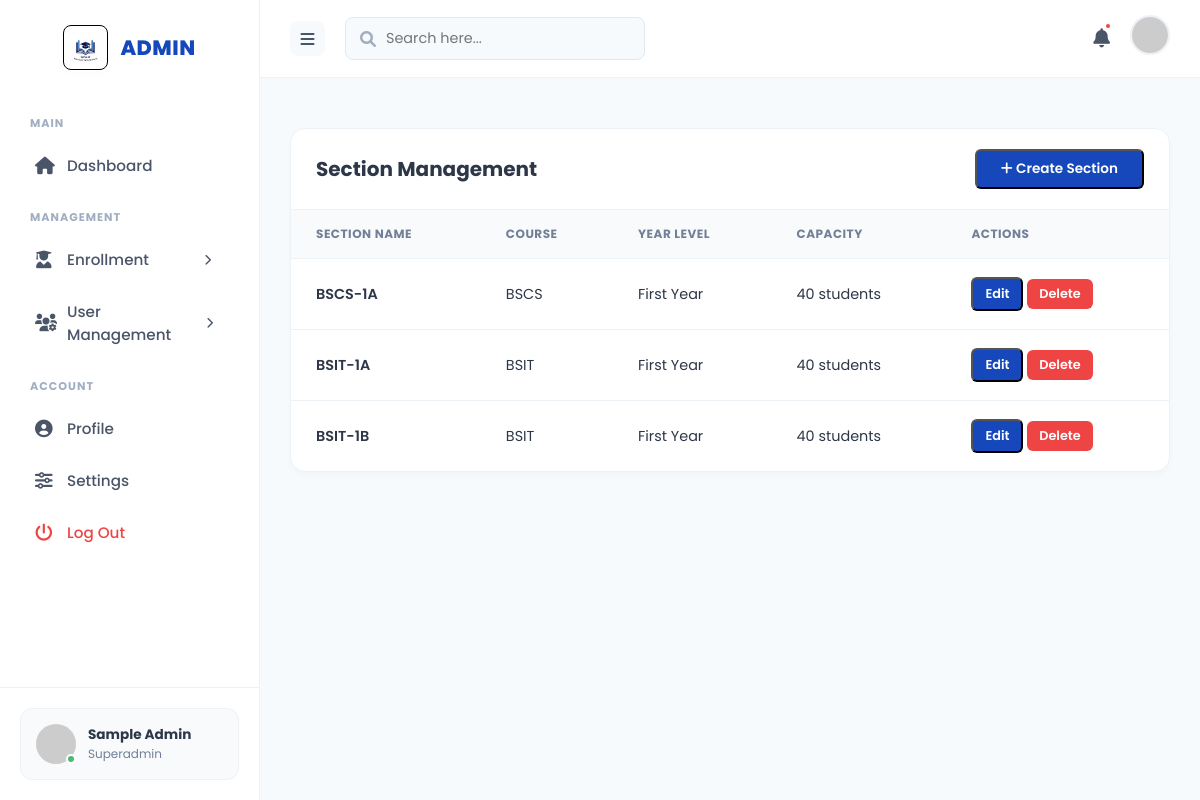
Page /Admin/Module/Section-Assignment.php (signed in) on the committed database.
### tables this page shows
CREATE TABLE IF NOT EXISTS sections (
    sectionId INT AUTO_INCREMENT PRIMARY KEY,
    section_name VARCHAR(50) NOT NULL,
    course_id INT,
    year_level VARCHAR(50),
    capacity INT DEFAULT 40,
    FOREIGN KEY (course_id) REFERENCES courses(courseId)
);

CREATE TABLE IF NOT EXISTS courses (
    courseId INT AUTO_INCREMENT PRIMARY KEY,
    course_name VARCHAR(255) NOT NULL,
    course_code VARCHAR(20) NOT NULL UNIQUE,
    department VARCHAR(100)
);

### Admin/Module/Section-Assignment.php (the view, shortened to what this page needs)
<?php
require_once '../../Database/config.php';
try {
    $stmt = $pdo->query("SELECT s.*, c.course_code FROM sections s LEFT JOIN courses c ON s.course_id = c.courseId ORDER BY s.section_name");
    $sections = $stmt->fetchAll();
} catch (PDOException $e) {
    $sections = [];
}
?>
<!DOCTYPE html>
<html lang="en">
<head>
    <link rel="stylesheet" href="https://cdnjs.cloudflare.com/ajax/libs/font-awesome/6.0.0/css/all.min.css">
    <link rel="stylesheet" href="../assets/admin.css">
</head>
<body>
    <?php include '../Components/Side-bar.php'; ?>
    <div class="main-wrapper">
        <?php include '../Components/Head-bar.php'; ?>
        <div class="content-area">
            <div class="table-container">
                <div class="table-header">
                    <h2>Section Management</h2>
                    <button class="btn-view" id="btnCreateSection"><i class="fas fa-plus"></i> Create Section</button>
                </div>
                <div class="table-responsive">
                    <table>
                        <thead>
                            <tr>
                                <th>Section Name</th>
                                <th>Course</th>
                                <th>Year Level</th>
                                <th>Capacity</th>
                                <th>Actions</th>
                            </tr>
                        </thead>
                        <tbody>
                            <?php foreach ($sections as $section): ?>
                                <tr>
                                    <td class="student-name"><?php echo htmlspecialchars($section->section_name); ?></td>
                                    <td><?php echo htmlspecialchars($section->course_code); ?></td>
                                    <td><?php echo htmlspecialchars($section->year_level); ?></td>
                                    <td><?php echo htmlspecialchars($section->capacity); ?> students</td>
                                    <td>
                                        <button class="btn-view" style="padding: 6px 12px; font-size: 0.8rem;"
                                            onclick='openEditModal(<?php echo json_encode($section); ?>)'>Edit</button>
                                        <button class="btn-reject" style="padding: 6px 12px; font-size: 0.8rem;"
                                            onclick="confirmDelete(<?php echo $section->sectionId; ?>)">Delete</button>
                                    </td>
                                </tr>
                            <?php endforeach; ?>
                        </tbody>
                    </table>
                </div>
            </div>
        </div>
    </div>
</body>
</html>

### Admin/assets/admin.css (style rules this page uses)
:root { --primary-blue: #1648bc; --bg-light: #f7fafc; --text-dark: #2d3748; --text-gray: #718096; --border-color: #edf2f7; }
* { margin: 0; padding: 0; box-sizing: border-box; font-family: 'Poppins', sans-serif; }
body { background: var(--bg-light); display: flex; min-height: 100vh; }
.main-wrapper { flex: 1; display: flex; flex-direction: column; overflow-x: hidden; }
.content-area { padding: 30px; flex: 1; }
.table-container { background: white; border-radius: 15px; box-shadow: 0 4px 6px rgba(0, 0, 0, 0.02); overflow: hidden; margin-top: 20px; border: 1px solid var(--border-color); }
.table-header { padding: 20px 25px; border-bottom: 1px solid var(--border-color); display: flex; justify-content: space-between; align-items: center; }
.table-header h2 { font-size: 1.25rem; font-weight: 700; color: var(--text-dark); }
.table-responsive { overflow-x: auto; }
table { width: 100%; border-collapse: collapse; text-align: left; }
thead th { background: #f8fafc; padding: 15px 25px; font-size: 0.75rem; font-weight: 700; color: var(--text-gray); text-transform: uppercase; letter-spacing: 0.5px; border-bottom: 1px solid var(--border-color); }
tbody td { padding: 18px 25px; font-size: 0.9rem; color: var(--text-dark); border-bottom: 1px solid var(--border-color); vertical-align: middle; }
tbody tr:last-child td { border-bottom: none; }
.student-name { font-weight: 600; color: var(--text-dark); }
.btn-view { background: var(--primary-blue); color: white; padding: 8px 24px; border-radius: 6px; text-decoration: none; font-size: 0.85rem; font-weight: 600; transition: 0.3s; display: inline-block; }
.btn-reject { background: #ef4444; color: white; border: none; padding: 10px 25px; border-radius: 6px; font-weight: 600; cursor: pointer; transition: 0.3s; }

### rows in the picture
sections: section_name "BSCS-1A", course.course_code "BSCS", year_level "First Year", capacity "40"
sections: section_name "BSIT-1A", course.course_code "BSIT", year_level "First Year", capacity "40"
sections: section_name "BSIT-1B", course.course_code "BSIT", year_level "First Year", capacity "40"

### other values in the picture
$_SESSION['role'] "Superadmin"
